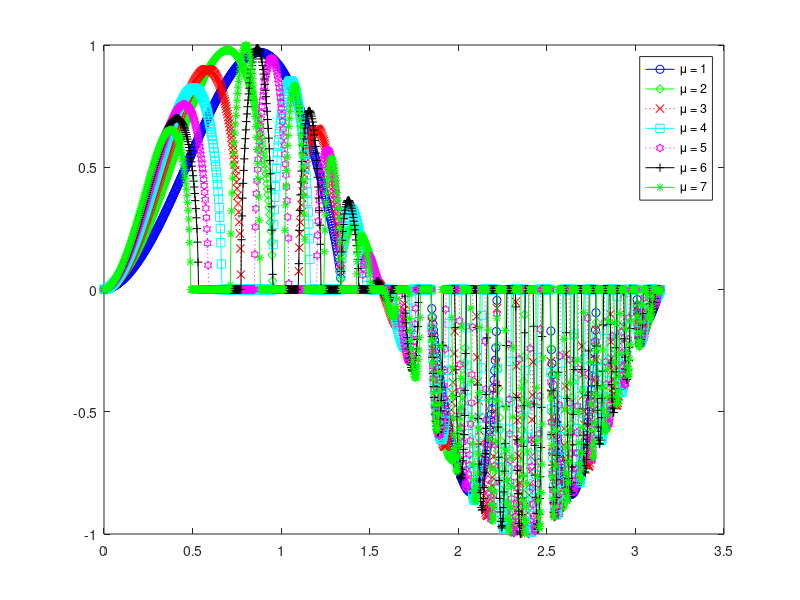

This figure's MATLAB source:
%% plot_ex10.m
close all; clearvars
t=0:.001*pi:1*pi;
% Line color, type and marker specifiers are defined:
Labelit  = {};
Colorit  = 'bgrcmkgrckmbgrygr';
Lineit   = '--:-:--:-:--:----:----:--';
Markit  = 'odxsh+*^v<p>.xsh+od+*^v';
for ii=1:7
% Line and marker specifier are taken for each iteration:
    Stylo = [Colorit(ii) Lineit(ii) Markit(ii)];
    F     = sqrt(sin(ii*t.*sqrt(t+t.^2+t.^3))).*sin(2*t);
    plot(t, F, Stylo), hold on
    Labelit{ii} = ['\mu = ' num2str(ii)];
    legend(Labelit{:})
end
